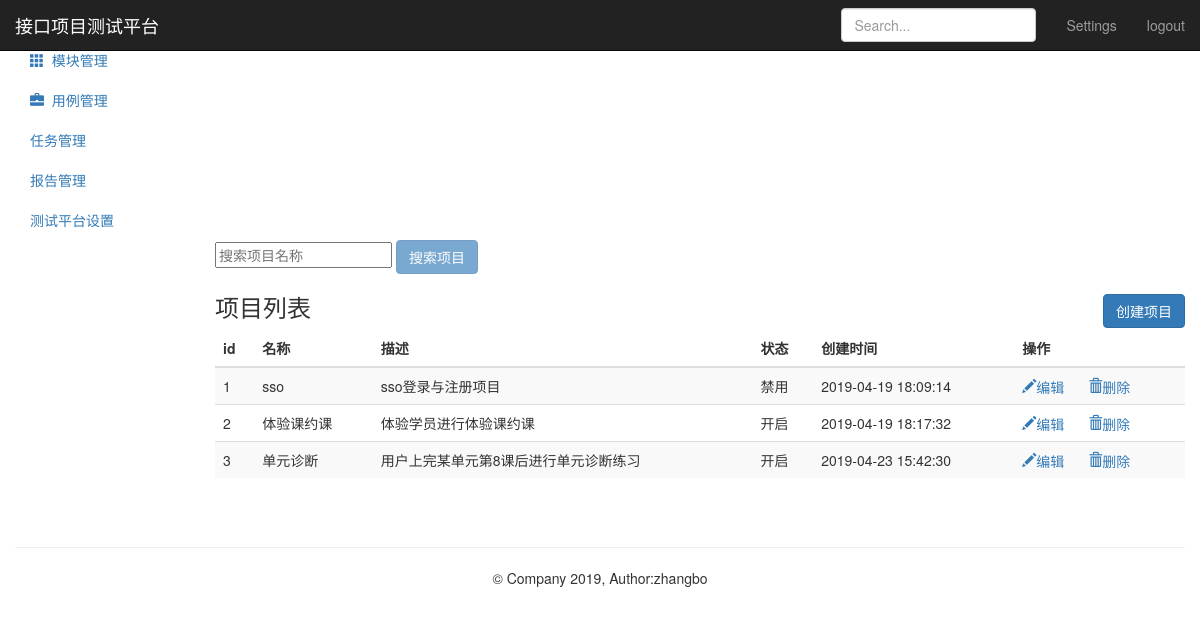
Before: /project/ (signed in) with the older database file.
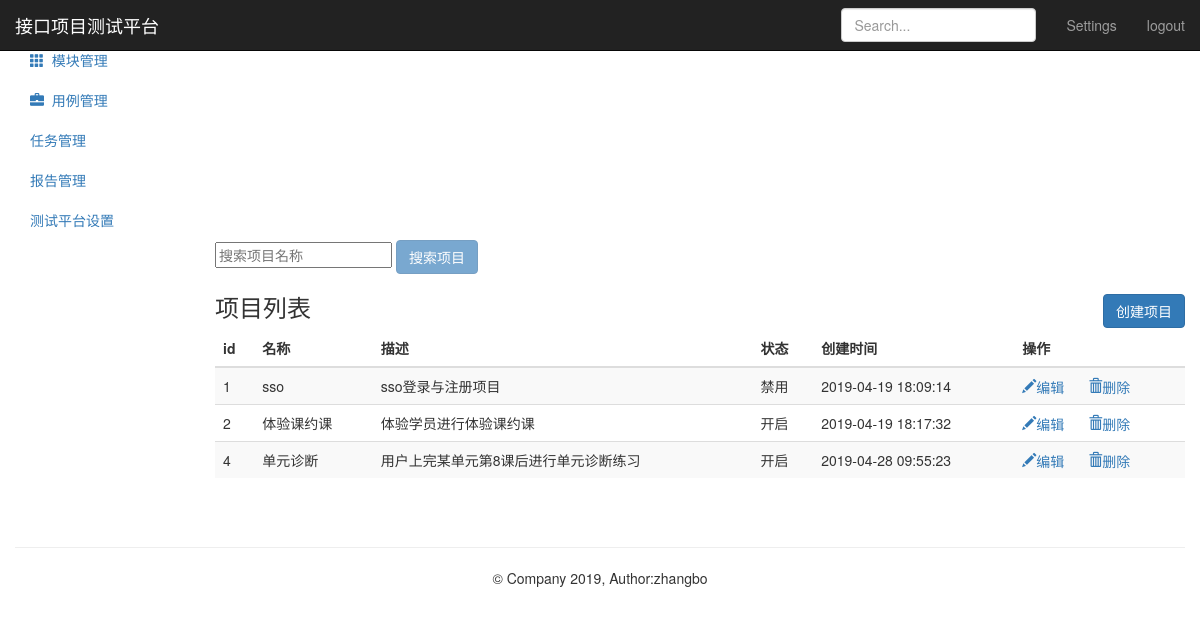
After: the same page with the newer database file.
### project_app/models.py (models this page shows, shortened)
class Project(models.Model):
      name = models.CharField("名称",max_length=50,null=False)
      describe = models.TextField("描述",default="",max_length=50)
      status = models.BooleanField("状态",default=1)
      update_time = models.DateTimeField(auto_now=True)
      create_time = models.DateTimeField(auto_now_add=True)

### project_app/views.py (the view)
# urls.py: path('',views.project_manage),
@login_required
def project_manage(request):
    project_all = Project.objects.all()
    return render(request,"project.html",{"projects":project_all,"type":"list"})

### templates/project.html (shortened to what this page needs)
{% extends "base.html" %}
{% block base %}
     <nav class="navbar navbar-inverse navbar-fixed-top">
        <div class="container-fluid">
            <div class="navbar-header">
            <a class="navbar-brand" href="#">接口项目测试平台</a>
            </div>
            <div id="navbar" class="navbar-collapse collapse">
                <ul class="nav navbar-nav navbar-right">
                    <li><a href="#">Settings</a></li>
                    <li><a href="/logout/">logout</a></li>
                </ul>
                <form class="navbar-form navbar-right">
                    <input type="text" class="form-control" placeholder="Search...">
                </form>
            </div>
        </div>
     </nav>
    <div class="container-fluid">
        <div class="row">
            <div class="col-sm-3 col-md-2 sidebar">
                <ul class="nav nav-sidebar">
                    <li class="active">
                        <a href="/project/">
                        </a>
                    </li>
                    <li>
                        <a href="/module/">
                            <i class="glyphicon glyphicon-th"></i>&nbsp;&nbsp;模块管理
                        </a>
                    </li>
               </ul>
               <ul class="nav nav-sidebar">
                   <li>
                       <a href="/testcase/">
                           <i class="glyphicon glyphicon-briefcase"></i>&nbsp;&nbsp;用例管理
                       </a>
                   </li>
                   <li><a href="">任务管理</a></li>
               </ul>
               <ul class="nav nav-sidebar">
                    <li><a href="">报告管理</a></li>
                    <li><a href="">测试平台设置</a></li>
               </ul>
            </div>
            <div class="col-sm-9 col-sm-offset-3 col-md-10 col-md-offset-2 main">
                {% if type == "list" %}
                <form class="project" method="post" name="project-page" action="search/">
                    <input  type="text" name="search-project" placeholder="搜索项目名称">
                    <button class="btn btn-primary" type="submit" disabled="disabled">搜索项目</button>
                </form>
                <h3 class="sub-header">项目列表
                    <button class="btn btn-primary" name="submit" style="float:right;"
                            onclick="location.href='/project/add_project/'">创建项目</button>
                </h3>
                <div class="table-responsive">
                    <table class="table table-striped">
                        <thead>
                            <tr style="text-align: center">
                                <th>id</th>
                                <th>名称</th>
                                <th>描述</th>
                                <th>状态</th>
                                <th>创建时间</th>
                                <th>操作</th>
                            </tr>
                        </thead>
                        <tbody>
                            {% for project in projects %}
                            <tr>
                                  <td>{{ project.id}}</td>
                                  <td>{{ project.name}}</td>
                                  <td>{{ project.describe}}</td>
                                  <td>
                                      {% if project.status == True %}
                                          <span>开启</span>
                                      {% elif project.status == False %}
                                          <span>禁用</span>
                                      {% endif %}
                                  </td>
                                  <td>{{ project.create_time | date:"Y-m-d H:i:s" }}</td>
                                  <td>
                                      <a href="/project/edit_project/{{ project.id }}/">
                                          <i class="glyphicon glyphicon-pencil">编辑</i>
                                      </a>
                                      <a href="/project/delete_project/{{ project.id }}/" style="margin-left:20px;">
                                          <i class="glyphicon glyphicon-trash">删除</i>
                                      </a>
                                  </td>
                            </tr>
                            {% endfor %}
                        </tbody>
                    </table>
                </div>
                {% endif %}
            </div>
        </div>
    </div>
{% endblock %}

### templates/base.html (shortened to what this page needs)
<!DOCTYPE html>
<html lang="en">
<head>
    <link href="https://cdn.bootcss.com/bootstrap/3.3.7/css/bootstrap.min.css" rel="stylesheet">
    <link href="https://v3.bootcss.com/examples/dashboard/dashboard.css" rel="stylesheet">
</head>
<body>
{% block base %}
{% endblock %}
    <div class="container theme-showcase" role="main" style="text-align: center;width: auto">
       <div class="page-header"></div>
       <footer class="footer">
         <p>&copy; Company 2019, Author:zhangbo</p>
       </footer>
    </div>
</body>
</html>

Changed rows visible on the page:
removed Project: id "3", name "单元诊断", describe "用户上完某单元第8课后进行单元诊断练习", status "开启", create_time "2019-04-23 15:42:30"
added Project: id "4", name "单元诊断", describe "用户上完某单元第8课后进行单元诊断练习", status "开启", create_time "2019-04-28 09:55:23"
